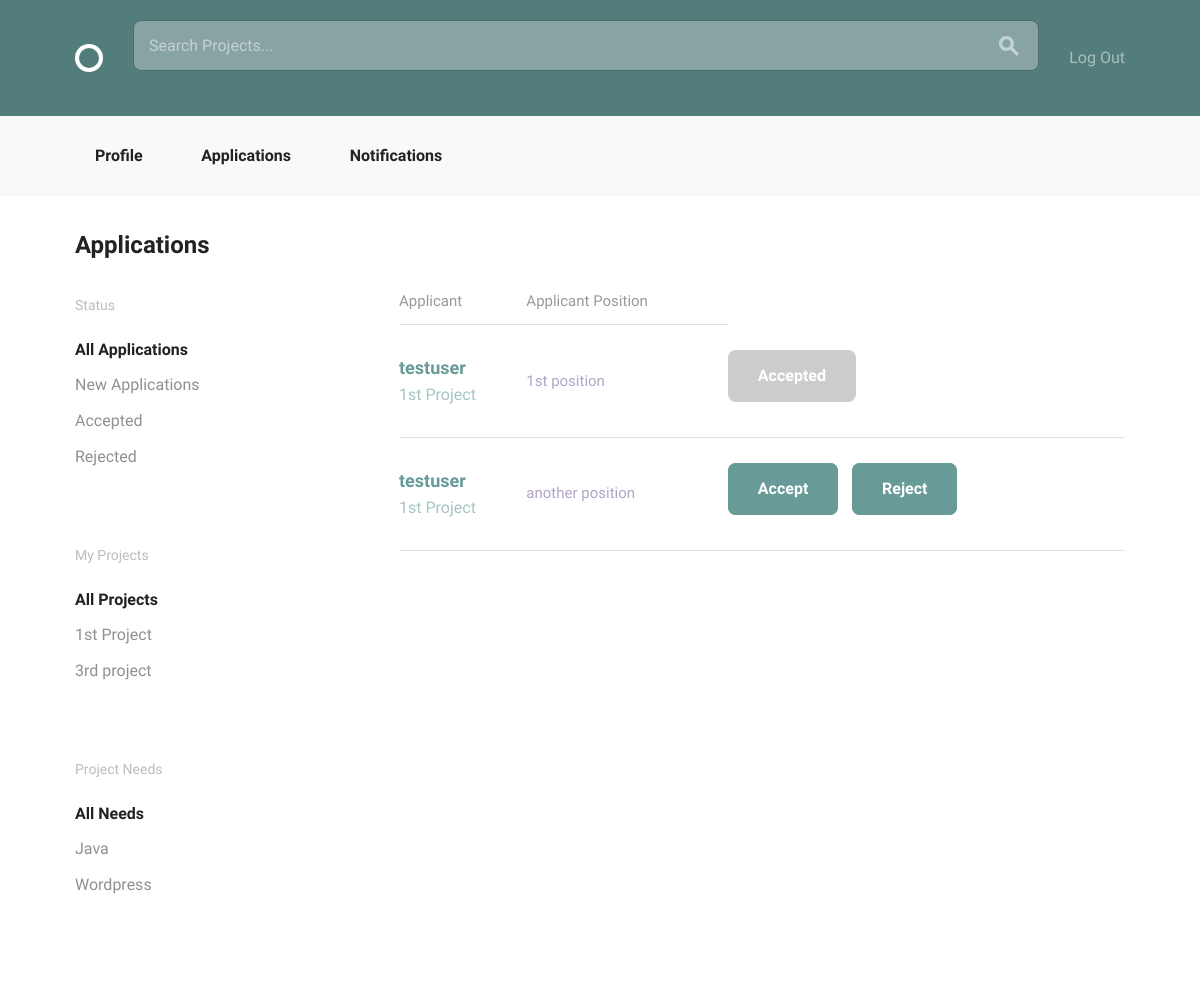
The app's page /projects/application/ (signed in), older data.
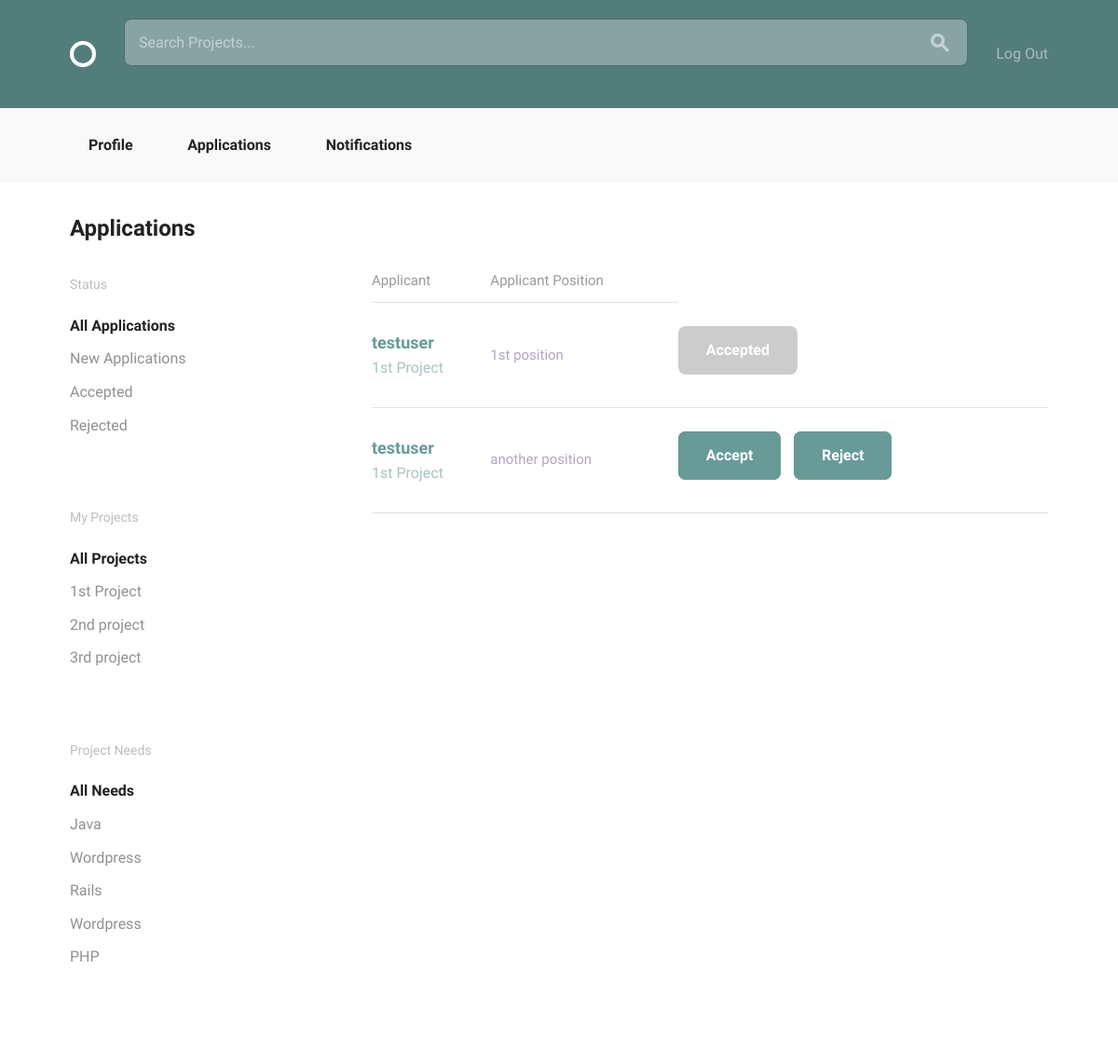
The same page, newer data.
### projects/models.py (models this page shows, shortened)
class Project(models.Model):
    user = models.ForeignKey(settings.AUTH_USER_MODEL, null=True)
    title = models.CharField(max_length=100)
    description = models.TextField(max_length=500)
    estimated_time = models.IntegerField()
    requirements = models.CharField(max_length=100)

class Position(models.Model):
    ANDROID = "Android"
    DESIGN = "Design"
    JAVA = "Java"
    PHP = "PHP"
    PYTHON = "Python"
    RAILS = "Rails"
    WORDPRESS = "Wordpress"
    iOS = "iOS"
    SKILLES_CHOICES = (
        (ANDROID, "Android Developer"),
        (DESIGN, "Designer"),
        (JAVA, "Java Developer"),
        (PHP, "PHP Developer"),
        (PYTHON, "Python Developer"),
        (RAILS, "Rails Developer"),
        (WORDPRESS, "Wordpress Developer"),
        (iOS, "iOS Developer")
    )
    project = models.ForeignKey(
        Project,
        null=True,
        related_name="positions",
        on_delete=models.CASCADE)
    title = models.CharField(max_length=100, blank=True)
    description = models.TextField(max_length=500, blank=True)
    skill = models.CharField(
        max_length=20,
        choices=SKILLES_CHOICES,
        default="",
        blank=True)
    position_filled = models.BooleanField(default=False, blank=True)
    applicants = models.ManyToManyField(
        settings.AUTH_USER_MODEL,
        through='Application')

class Application(models.Model):
    applicant = models.ForeignKey(
        settings.AUTH_USER_MODEL,
        related_name="applicaion"
    )
    position = models.ForeignKey(Position)
    status = models.CharField(max_length=20)

### accounts/models.py (models this page shows, shortened)
class User(AbstractBaseUser, PermissionsMixin):
    email = models.EmailField(unique=True)
    username = models.CharField(max_length=40, unique=True)
    bio = models.TextField(max_length=500, blank=True, default="")
    image = models.ImageField(upload_to="profile_image/", blank=True)
    date_joined = models.DateTimeField(default=timezone.now)
    is_active = models.BooleanField(default=True)
    is_staff = models.BooleanField(default=False)
    objects = UserManager()
    USERNAME_FIELD = "email"
    REQUIRED_FIELDS = ["username"]
    def __str__(self):
        return self.username

### projects/views.py (the view)
@login_required
def application_list(request):
    applications = models.Application.objects.all()
    projects = models.Project.objects.filter(user=request.user)
    return render(request, 'projects/application_list.html', {
            'applications': applications,
            'projects': projects })

### projects/templates/projects/application_list.html
{% extends "layout.html" %}
{% load static from staticfiles %}
{% block body_content %}
<div class="bounds circle--page">
    <div class="circle--page--header grid-100">
        <h2>Applications</h2>
    </div>
    <div class="grid-25">
        <div class="circle--filter circle--secondary--module">
            <h4>Status</h4>
            <ul class="circle--filter--list">
                <li><a class="selected" href="{% url 'projects:application' %}">All Applications</a></li>
                <li><a href="{% url 'projects:new_application' %}">New Applications</a></li>
                <li><a href="{% url 'projects:accept_application' %}">Accepted</a></li>
                <li><a href="{% url 'projects:reject_application' %}">Rejected</a></li>
            </ul>
        </div>
        <div class="circle--filter circle--secondary--module">
            <h4>My Projects</h4>
            <ul class="circle--filter--list">
                <li><a class="selected">All Projects</a></li>
                {% for project in projects %}
                    <li><a href="{% url 'projects:project_detail' pk=project.pk %}">{{ project.title }}</a></li>
                {% endfor %}
            </ul>
        </div>
        <div class="circle--filter circle--secondary--module">
            <h4>Project Needs</h4>
            <ul class="circle--filter--list">
                <li><a class="selected">All Needs</a></li>
                {% for project in projects %}
                    {% for position in project.positions.all %}
                        <li><a href="{% url 'projects:project_detail' pk=position.project.pk %}">{{ position.skill }}</a></li>
                    {% endfor %}
                {% endfor %}
            </ul>
        </div>
    </div>
    <div class="grid-70 grid-push-5">
         <table class="u-full-width circle--table">
            <thead>
                <tr>
                    <th>Applicant</th>
                    <th class="circle--cell--right">Applicant Position</th>
                </tr>
            </thead>
            <tbody>
                {% for application in applications %}
                    {% if application.applicant != request.user %}
                        <tr class="clickable-row" data-href="{% url "accounts:profile_detail" pk=application.applicant.pk %}">
                            <td>
                                <h3>{{ application.applicant }}</h3>
                                <p>{{ application.position.project.title }}</p>
                            </td>
                            <td class="circle--cell--right">
                                <span class="secondary-label">{{ application.position.title }}</span>
                            </td>
                            <td>
                                {% if application.status == "new" %}
                                    <a class="button button-primary" href="{% url 'projects:accept' pk=application.pk %}">Accept</a>
                                {% endif %}
                                {% if application.status == "accept" %}
                                    <a class="button button-primary button-inactive">Accepted</a>
                                {% elif application.status == "reject" %}
                                    <a class="button button-primary button-inactive">Rejected</a>
                                {% else %}
                                    <a class="button button-primary" href="{% url 'projects:reject' pk=application.pk %}">Reject</a>
                                {% endif %}
                            </td>
                        </tr>
                    {% endif %}
                {% endfor %}
            </tbody>
        </table>
    </div>
</div>
{% endblock %}

Row changes from the older to the newer data that the page shows:
now on this page (row edited): Project: title "2nd project"
now on this page (row unchanged): Position: skill "Rails"
added Position: skill "Wordpress", shown under Project "3rd project"
added Position: skill "PHP", shown under Project "3rd project"
